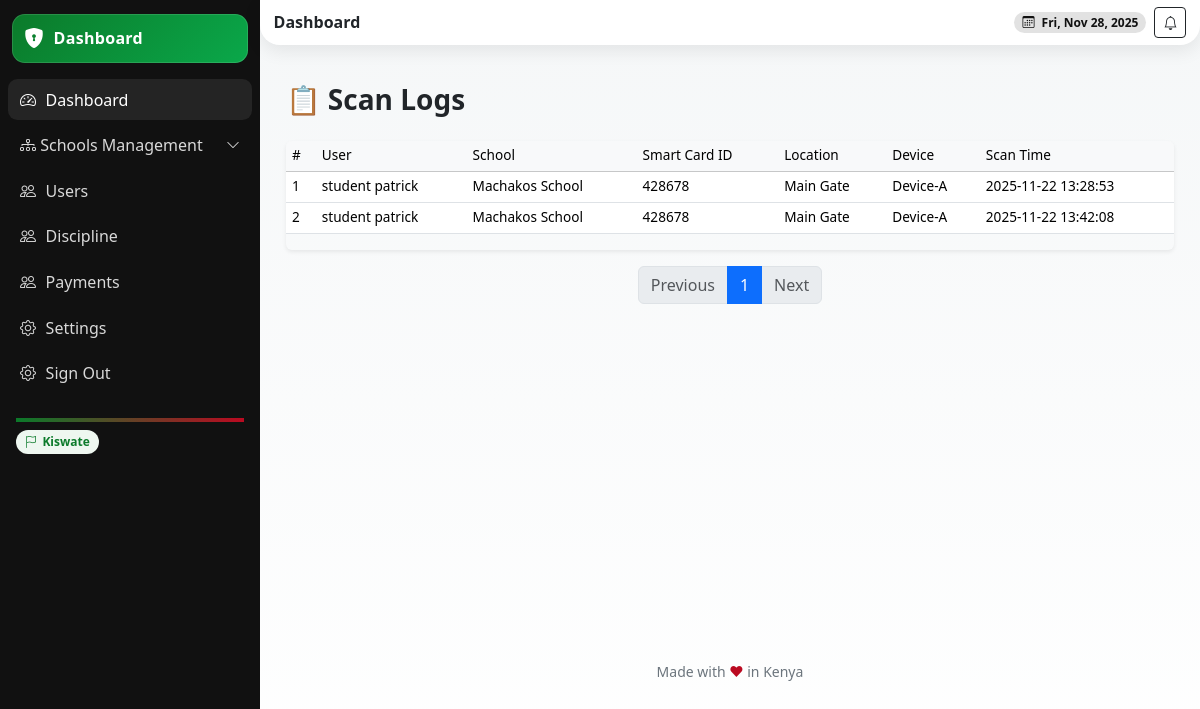
Before: /scan-logs/ (signed in) with the older database file.
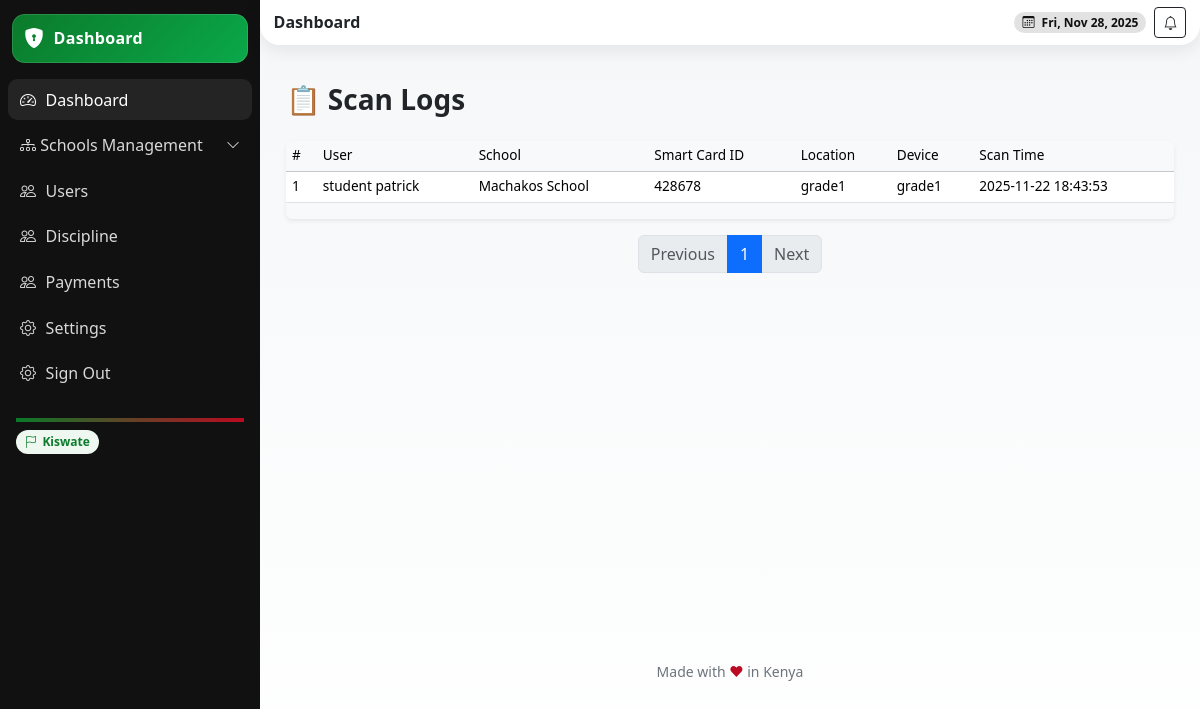
After: the same page with the newer database file.
### school/models.py (models this page shows, shortened)
class ScanLog(models.Model):
    smart_id = models.ForeignKey(SmartID, on_delete=models.CASCADE, related_name='scan_logs')
    scan_id =  models.CharField(max_length=100, unique=True, db_index=True)
    scanned_at = models.DateTimeField(auto_now_add=True)
    location = models.CharField(max_length=255, blank=True)  # e.g., "Main Gate", "Library"
    device_id = models.CharField(max_length=100, blank=True)  # ID of the scanning device
    action = models.CharField(max_length=50, blank=True)  # e.g., "Entry", "Exit"
    def __str__(self):
        return f"ScanLog: {self.smart_id} at {self.scanned_at}"

class SmartID(models.Model):
    profile = models.OneToOneField(User, on_delete=models.CASCADE)
    id_uuid = models.UUIDField(default=uuid.uuid4, editable=False, unique=True)
    card_id = models.CharField(max_length=100, unique=True, db_index=True)  # Physical card ID
    user_f18_id = models.CharField(max_length=100, unique=True, db_index=True)
    qr_code = models.ImageField(upload_to='smart_ids/', blank=True)  # Generated QR
    is_active = models.BooleanField(default=True)
    biometric_data = models.JSONField(blank=True, null=True)  # Optional biometric hash
    issued_at = models.DateTimeField(auto_now_add=True)
    last_used = models.DateTimeField(blank=True, null=True)  # Last time the ID was used
    school = models.ForeignKey(School, on_delete=models.CASCADE, related_name='smart_ids')
    def __str__(self):
        return f"Smart ID for {self.id_uuid}"

class School(models.Model):
    name = models.CharField(max_length=255)
    school_admin = models.OneToOneField(User, on_delete=models.CASCADE, related_name='school_admin_profile')
    code = models.CharField(max_length=50, unique=True)
    address = models.TextField(blank=True)
    contact_email = models.EmailField()
    contact_phone = models.CharField(max_length=15)
    county = models.ForeignKey(County, on_delete=models.SET_NULL, null=True, blank=True)
    city = models.ForeignKey(City, on_delete=models.SET_NULL, null=True, blank=True)
    constituency = models.ForeignKey(Constituency, on_delete=models.SET_NULL, null=True, blank=True)
    sub_county = models.ForeignKey(SubCounty, on_delete=models.SET_NULL, null=True, blank=True)
    ward = models.ForeignKey(Ward, on_delete=models.SET_NULL, null=True, blank=True)
    created_at = models.DateTimeField(auto_now_add=True)
    is_active = models.BooleanField(default=True)

### userauths/models.py (models this page shows, shortened)
class User(AbstractUser):
    COUNTRY_CURRENCY_MAP = {
        'KENYA': 'KES',
        'UGANDA': 'UGX',
    }
    username = None  # Disable username field
    phone_number = models.CharField(max_length=15, unique=True)
    country = models.CharField(max_length=15,blank=True, null=True)
    email = models.EmailField(unique=True)
    first_name = models.CharField(max_length=50)
    last_name = models.CharField(max_length=50)
    is_staff = models.BooleanField(default=False)
    is_superuser = models.BooleanField(default=False)
    is_admin = models.BooleanField(default=False)
    school_staff = models.BooleanField(default=False)
    is_student = models.BooleanField(default=False)
    is_teacher = models.BooleanField(default=False)
    is_parent = models.BooleanField(default=False)
    is_active = models.BooleanField(default=True)
    is_verified = models.BooleanField(default=False)
    created_at = models.DateTimeField(auto_now_add=True)
    updated_at = models.DateTimeField(auto_now=True)
    objects = CustomUserManager()
    USERNAME_FIELD = 'email'  # Use email as the username field
    REQUIRED_FIELDS = ['first_name', 'last_name', 'phone_number']  # Required fields for createsuperuser
    class Meta:
        ordering = ['-created_at']

### school/views.py (the view)
# urls.py: path('scan-logs/', views.scan_logs_view, name='scan_logs'),
@login_required
def scan_logs_view(request):
    search = request.GET.get('q', '')
    school = getattr(request.user, 'school', None)
    logs = ScanLog.objects.all()
    print((logs))
    if school:
        logs = logs.filter(school=school)
    if search:
        logs = logs.filter(school=school)
    paginator = Paginator(logs, 25)  # Show 25 logs per page
    page = request.GET.get('page')
    logs_page = paginator.get_page(page)
    context = {
        'logs': logs_page,
        'search': search,
    }
    return render(request, 'school/scan_logs.html', context)

### templates/school/scan_logs.html (shortened to what this page needs)
{% extends 'school/base.html' %}
{% load static %}
{% block content %}
<div class="container mt-4">
  <div class="d-flex justify-content-between align-items-center mb-3">
    <h3 class="fw-bold">📋 Scan Logs</h3>
  </div>
  {% if logs %}
    <div class="table-responsive shadow-sm rounded">
      <table class="table table-hover align-middle">
        <thead class="table-light">
                <tr>
        <th>#</th>
        <th>User</th>
        <th>School</th>
        <th>Smart Card ID</th>
        <th>Location</th>
        <th>Device</th>
        <th>Scan Time</th>
      </tr>
        </thead>
        <tbody>
          {% for log in logs %}
            <tr>
        <td>{{ forloop.counter }}</td>
        <td>{{ log.smart_id.profile.get_full_name }}</td>
        <td>{{ log.smart_id.school.name }}</td>
        <td>{{ log.smart_id.card_id }}</td>
        <td>{{ log.location }}</td>
        <td>{{ log.device_id }}</td>
        <td>{{ log.scanned_at|date:"Y-m-d H:i:s" }}</td>
            </tr>
          {% endfor %}
        </tbody>
      </table>
    </div>
    <nav aria-label="Page navigation" class="mt-3">
      <ul class="pagination justify-content-center">
        {% if logs.has_previous %}
          <li class="page-item">
            <a class="page-link" href="?page={{ logs.previous_page_number }}&q={{ search }}">Previous</a>
          </li>
        {% else %}
          <li class="page-item disabled"><span class="page-link">Previous</span></li>
        {% endif %}
        <li class="page-item active"><span class="page-link">{{ logs.number }}</span></li>
        {% if logs.has_next %}
          <li class="page-item">
            <a class="page-link" href="?page={{ logs.next_page_number }}&q={{ search }}">Next</a>
          </li>
        {% else %}
          <li class="page-item disabled"><span class="page-link">Next</span></li>
        {% endif %}
      </ul>
    </nav>
  {% else %}
    <div class="alert alert-info">No scan logs found.</div>
  {% endif %}
</div>
{% endblock %}

### templates/school/base.html (shortened to what this page needs)
{% load static %}
{% load widget_tweaks %}
<!DOCTYPE html>
<html lang="en">
<head>
  <link href="https://cdn.jsdelivr.net/npm/bootstrap@5.3.3/dist/css/bootstrap.min.css" rel="stylesheet" />
  <link href="https://cdn.jsdelivr.net/npm/bootstrap-icons@1.11.3/font/bootstrap-icons.css" rel="stylesheet" />
  <link href="https://cdn.jsdelivr.net/npm/aos@2.3.4/dist/aos.css" rel="stylesheet" />
</head>
<body>
  <div class="app">
    <aside class="sidebar" id="sidebar">
      <div class="brand" data-aos="fade-right">
        <i class="bi bi-shield-lock-fill"></i>
         <span>{% if request.user.is_superuser %}Admin Dashboard{% elif request.user.is_teacher %} Teacher Dashboard
          {% elif request.user.is_parent %} Parent Dashboard{% elif request.user.is_student %} Student Dashboard{% elif request.user.is_school_staff %} Staff Dashboard {% else %} Dashboard {% endif %}</span></a>
      </div>
      <nav class="d-flex flex-column gap-1">
      <a class="side-link active" href="{% url 'school:dashboard' %}">
        <i class="bi bi-speedometer2"></i> Dashboard
      </a>
      <a class="side-link d-flex justify-content-between align-items-center"
        data-bs-toggle="collapse" href="#agencyMenu" role="button" aria-expanded="false" aria-controls="agencyMenu">
        <span><i class="bi bi-diagram-3"></i> Schools Management</span>
        <i class="bi bi-chevron-down small"></i>
      </a>
      <a class="side-link" href="{% url 'school:school-users' %}"><i class="bi bi-people"></i> Users</a>
      <a class="side-link" href="{% url 'school:school-discipline' %}"><i class="bi bi-people"></i> Discipline</a>
      <a class="side-link" href=""><i class="bi bi-people"></i> Payments</a>
      <a class="side-link" href="{% url 'school:school-settings' %}"><i class="bi bi-gear"></i> Settings</a>
      <a class="side-link" href="{% url 'userauths:sign-out' %}">
        <i class="bi bi-gear"></i> Sign Out
      </a>
    </nav>
      <div class="mt-3 p-2 small text-secondary">
        <div class="k-accent mb-2"></div>
        <div><span class="k-pill"><i class="bi bi-flag"></i> Kiswate</span></div>
      </div>
    </aside>
    <main class="main">
      <header class="header d-flex align-items-center justify-content-between">
        <div class="d-flex align-items-center gap-2">
          <h6 class="m-0 fw-bold">Dashboard</h6>
        </div>
        <div class="d-flex align-items-center gap-2">
          <span class="badge badge-dark rounded-pill px-2 py-1"><i class="bi bi-calendar3 me-1"></i> <span id="today"></span></span>
          <button class="btn btn-sm btn-outline-dark"><i class="bi bi-bell"></i></button>
        </div>
      </header>
      <section class="content container-fluid" style="min-height: 600px;">
        {% block content %} {% endblock %}
      </section>
      <div class="text-center small text-secondary my-3">Made with <span style="color:var(--kenya-red)">❤</span> in Kenya</div>
    </main>
  </div>
</body>
</html>

### templates/school/base.html (style rules this page uses)
:root { --kenya-green: #0b7a2a; --kenya-red: #bb0a21; --kenya-black: #111111; --kenya-white: #ffffff; --kenya-grey: #f5f7f8; --radius-xl: 1.25rem; --shadow-soft: 0 6px 18px rgba(0,0,0,.08); --space-compact: .5rem; }
html, body { height: 100%; }
body { background: linear-gradient(180deg, var(--kenya-grey), #fff); }
.app { display: grid; grid-template-columns: 260px 1fr; min-height: 100vh; }
.sidebar { background: var(--kenya-black); color: var(--kenya-white); position: sticky; top: 0; height: 100vh; padding: var(--space-compact); }
.brand { display: flex; align-items: center; gap: .6rem; padding: .6rem .75rem; border-radius: .8rem; background: linear-gradient(135deg, var(--kenya-green), #0aa84a); box-shadow: inset 0 0 0 1px rgba(255,255,255,.12); margin: .35rem .25rem 1rem; }
.brand i { font-size: 1.25rem; color: var(--kenya-white); }
.brand span { font-weight: 700; letter-spacing: .3px; }
.side-link { color: #d9d9d9; text-decoration: none; display: flex; align-items: center; gap: .6rem; padding: .55rem .75rem; border-radius: .6rem; }
.side-link:hover, .side-link.active { background: rgba(255,255,255,.08); color: #fff; }
.header { background: #fff; box-shadow: var(--shadow-soft); border-radius: 0 0 var(--radius-xl) var(--radius-xl); padding: .45rem .85rem; position: sticky; top: 0; z-index: 10; }
.content { padding: .85rem; }
.k-pill { display: inline-flex; align-items: center; gap: .35rem; border-radius: 999px; padding: .2rem .55rem; font-size: .75rem; background: #eef7f0; color: var(--kenya-green); font-weight: 600; }
.k-accent { height: 4px; background: linear-gradient(90deg, var(--kenya-green), var(--kenya-red)); }
.badge-dark { background: rgba(17,17,17,.12); color: var(--kenya-black); }
.table { font-size: 0.85rem; }
.table td, .table th { padding: 0.3rem 0.4rem; vertical-align: middle; }
.table thead th { font-weight: 500; background-color: #f8f9fa; }

Changed rows visible on the page:
removed ScanLog: smart_id.profile.get_full_name "student patrick", smart_id.school.name "Machakos School", smart_id.card_id "428678", location "Main Gate", device_id "Device-A", scanned_at "2025-11-22 13:28:53"
removed ScanLog: smart_id.profile.get_full_name "student patrick", smart_id.school.name "Machakos School", smart_id.card_id "428678", location "Main Gate", device_id "Device-A", scanned_at "2025-11-22 13:42:08"
added ScanLog: smart_id.profile.get_full_name "student patrick", smart_id.school.name "Machakos School", smart_id.card_id "428678", location "grade1", device_id "grade1", scanned_at "2025-11-22 18:43:53"
